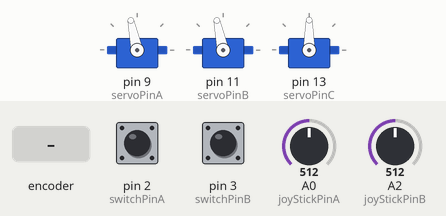
Bench run of a sketch on a simulated Arduino Uno, built with avr-gcc and run on an emulated ATmega328P. On the bench: 3 × servo. Inputs (shaded band) come from the test bench; at power-on: A0 (joyStickPinA) = 512, A2 (joyStickPinB) = 512, pin 3 (switchPinB) HIGH, pin 2 (switchPinA) HIGH.

Above: at 1.2 s.
1.3 s: rotary encoder on pin 2 (switchPinA) / A2 (joyStickPinB) turned 3 steps (first pin leading)
At 1.55 s:
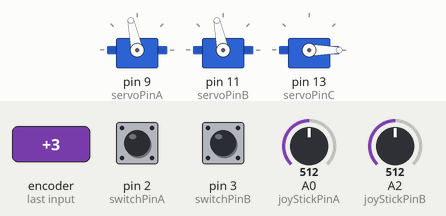
4.3 s: A0 (joyStickPinA) set to 716
At 5.1 s:
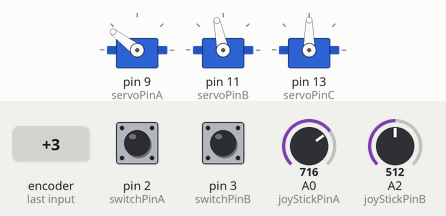
5.8 s: A2 (joyStickPinB) set to 716
At 6.5 s:
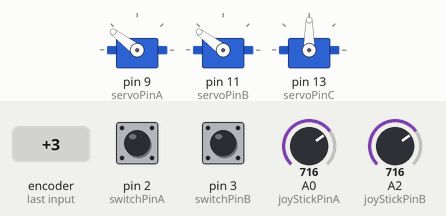
7.3 s: pin 3 (switchPinB) pulled LOW for 0.15 s
At 7.43 s:
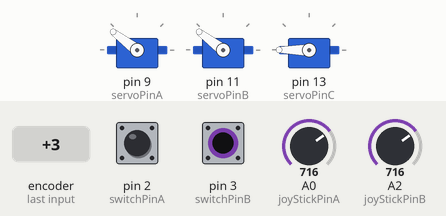
9.0 s: A0 (joyStickPinA) set to 900
At 9.4 s:
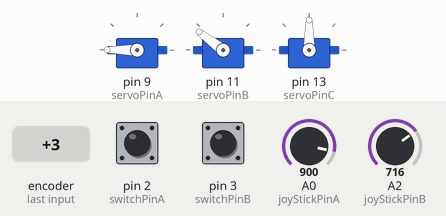
10.5 s: A2 (joyStickPinB) set to 900
At 10.8 s:
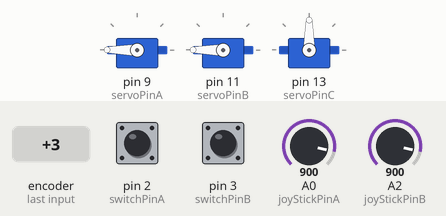
Timing chart, 0 to 13.0 s (numbered marks = the images above; inputs shaded):
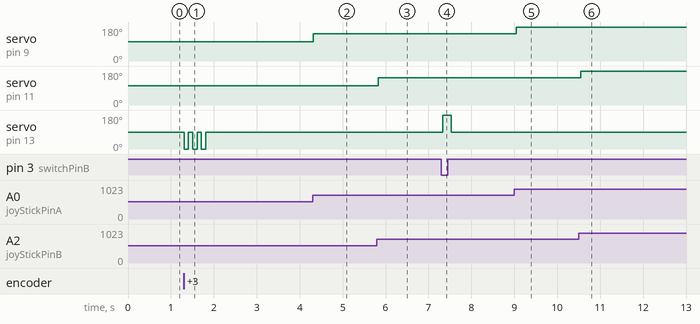

The sketch:

servo_test.ino
```cpp
#include <Servo.h>

Servo servoA;
Servo servoB;
Servo servoC;

const int joyStickPinA = A0;
const int joyStickPinB = A2;

const int switchPinA = 2;
const int switchPinB = 3;

const int servoPinA = 9;
const int servoPinB = 11;
const int servoPinC = 13;

int joyStickPositionA;
int joyStickPositionB;

void setup()
{
	pinMode(joyStickPinA, INPUT);
	pinMode(joyStickPinB, INPUT);

	pinMode(switchPinA, INPUT_PULLUP);
	pinMode(switchPinB, INPUT_PULLUP);

	servoA.attach(servoPinA);
	servoB.attach(servoPinB);
	servoC.attach(servoPinC);

	Serial.begin(9600);
}

void loop()
{
	joyStickPositionA = analogRead(joyStickPinA) / (1023 / 180);
	joyStickPositionB = analogRead(joyStickPinB) / (1023 / 180);

	// joyStickPositionA = analogRead(joyStickPinA);
	// joyStickPositionB = analogRead(joyStickPinB);

	servoA.write(joyStickPositionA);
	servoB.write(joyStickPositionB);

	bool switchStateA = digitalRead(switchPinA);
	bool switchStateB = digitalRead(switchPinB);

	// Serial.println(switchStateA);
	// Serial.println(switchStateB);

	// Serial.println(joyStickPositionA);
	// Serial.println(joyStickPositionB);

	if (switchStateA == 1 && switchStateB == 1)
	{
		servoC.write(90);
	}
	else if (switchStateA == 0 && switchStateB == 1)
	{
		servoC.write(0);
	}
	else if (switchStateA == 1 && switchStateB == 0)
	{
		servoC.write(180);
	}
	delay(100);
}
```

Measured:
- after the input at 1.3 s, servo on pin 13 (servoPinC): alternates 90° for 0.10 s and 0° for 0.10 s, 6 changes in all, then stays 90°, starting at once
- after the input at 4.3 s, servo on pin 9 (servoPinA): 102° → 143° at once
- after the input at 5.8 s, servo on pin 11 (servoPinB): 102° → 143° at once
- after the input at 7.3 s, servo on pin 13 (servoPinC): 90° → 180° at once, → 90° 0.20 s later
- after the input at 9.0 s, servo on pin 9 (servoPinA): 143° → 180° at once
- after the input at 10.5 s, servo on pin 11 (servoPinB): 143° → 180° after 0.05 s
